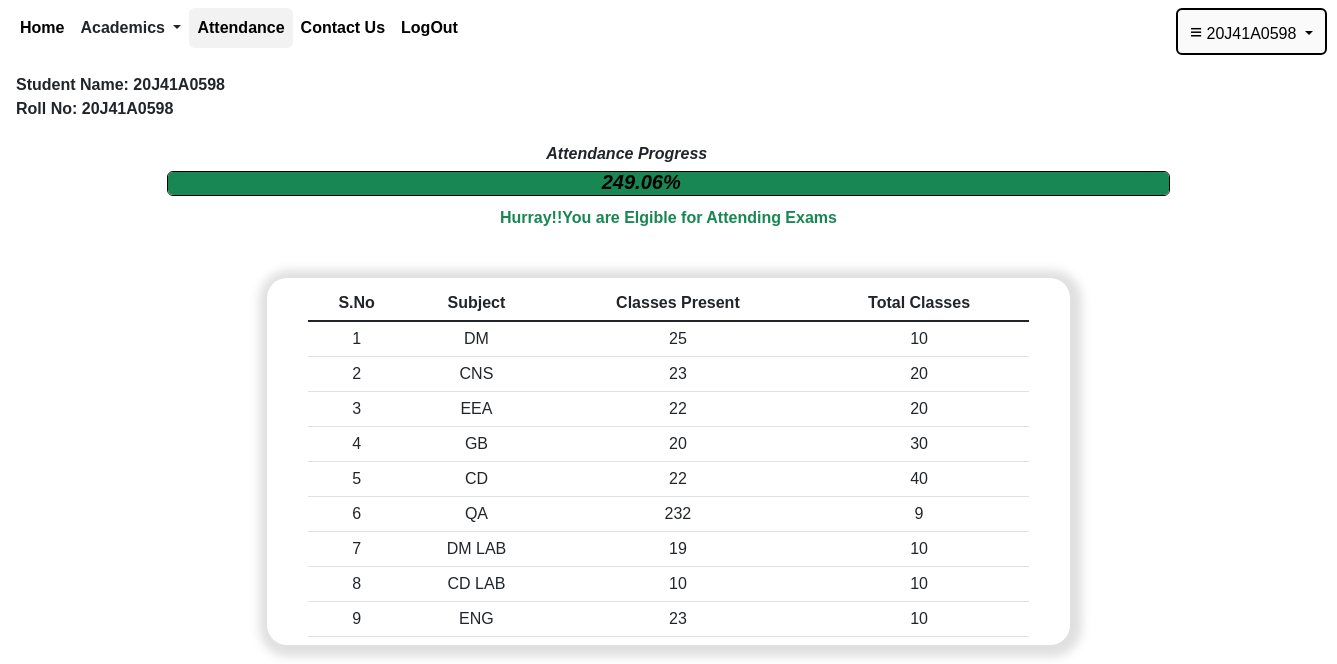
The app's page /attendance (signed in) with its own data.
### user/models.py (models this page shows, shortened)
class Attendance(models.Model):
    username=models.ForeignKey(LoginDetails,on_delete=models.CASCADE)
    DM=models.IntegerField(default=0)
    CNS=models.IntegerField(default=0)
    EEA=models.IntegerField(default=0)
    GB=models.IntegerField(default=0)
    CD=models.IntegerField(default=0)
    QA=models.IntegerField(default=0)
    DM_LAB=models.IntegerField(default=0)
    CD_LAB=models.IntegerField(default=0)
    ENG_LAB=models.IntegerField(default=0)

class TotalAttendance(models.Model):
    Dept=models.CharField(max_length=20,default="",primary_key=True)
    DM_TOTAL=models.IntegerField(default=0)
    CNS_TOTAL=models.IntegerField(default=0)
    EEA_TOTAL=models.IntegerField(default=0)
    GB_TOTAL=models.IntegerField(default=0)
    CD_TOTAL=models.IntegerField(default=0)
    QA_TOTAL=models.IntegerField(default=0)
    DM_LAB_TOTAL=models.IntegerField(default=0)
    CD_LAB_TOTAL=models.IntegerField(default=0)
    ENG_LAB_TOTAL=models.IntegerField(default=0)

### user/views.py (the view)
# urls.py: path('attendance',views.attendance),
def attendance(request):
    uname=request.session.get('uname')
    name=request.session.get('name')
    a=TotalAttendance.objects.get(Dept="CSE")
    b=Attendance.objects.get(username=uname)
    sum1=0.0
    sum2=0.0
    for i in [b.DM,b.CNS,b.EEA,b.GB,b.CD,b.QA,b.DM_LAB,b.CD_LAB,b.ENG_LAB]:
        sum1=sum1+i
    for i in [a.DM_TOTAL,a.CNS_TOTAL,a.EEA_TOTAL,a.GB_TOTAL,a.CD_TOTAL,a.QA_TOTAL,a.DM_LAB_TOTAL,a.CD_LAB_TOTAL,a.ENG_LAB_TOTAL]:
        sum2=sum2+i
    percentage=round((sum1*100)/sum2,2)
    msg=""
    if(percentage>=65 and percentage<75):
        msg="You're Close to 75% Attendance,Come Regular to Improve"
    elif(percentage>=75):
        msg="Hurray!!You are Elgible for Attending Exams"
    elif(percentage<65):
        msg="You are in Dangerzone Come regular to avoid Detention"
    ans=round(percentage,2)
    return render(request,'attendance.html',{'uname':uname,'name':name,'a':a,'b':b,'msg':msg,'percentage':ans,'v1':ans})

### user/templates/attendance.html (shortened to what this page needs)
{% extends 'base.html' %}
{% block content %}
<p style="margin-top:10px; display:inline-block" class=" mx-3">
<strong>
    Student Name: {{name}} <br>
    Roll No: {{uname}}
</strong>
  </p>
<br>
<center>
    <p class="" style="display:inline-block;margin-bottom:5px;font-style:italic;">
        <b>Attendance Progress</b>
      </p>
        <p style="display:inline-block;position:relative;top:30px;right:110px;font-size:20px;color:black;margin:0px;padding:0px;"><i><b>{{percentage}}%</b></i></p>
<div class="progress-stacked" style="width:75%;height:25px;margin-bottom:10px;border: 1px solid black">
    <div class="progress" role="progressbar" aria-label="Segment one" aria-valuenow="33" aria-valuemin="0" aria-valuemax="100" style="width: {{v1}}%;height:25px;">
      {% if v1 < 40 %}
      <div class="progress-bar bg-danger"></div>
      {% elif v1 < 70 %}
      <div class="progress-bar bg-warning"></div>
      {% elif v1 >= 70%}
      <div class="progress-bar bg-success"></div>
      {% endif %}
    </div>
  </div>
  <strong class="text-success">{{msg}}</strong>
  <br>
  <div class="mx-2 my-5 midd cont" style="border-radius:20px;">
<table class="table mx-3 my-2 table-hover tab">
    <thead>
      <tr>
        <th scope="col">S.No</th>
        <th>Subject</th>
        <th>Classes Present</th>
        <th>Total Classes</th>
      </tr>
    </thead>
    <tbody class="table-group-divider">
      <tr>
        <td>1</td>
        <td>DM</td>
        <td>{{b.DM}}</td>
        <td>{{a.DM_TOTAL}}</td>
      </tr>
      <tr>
        <td>2</td>
        <td>CNS</td>
        <td>{{b.CNS}}</td>
        <td>{{a.CNS_TOTAL}}</td>
      </tr>
      <tr>
        <td>3</td>
        <td>EEA</td>
        <td>{{b.EEA}}</td>
        <td>{{a.EEA_TOTAL}}</td>
      </tr>
      <tr>
        <td>4</td>
        <td>GB</td>
        <td>{{b.GB}}</td>
        <td>{{a.GB_TOTAL}}</td>
      </tr>
      <tr>
        <td>5</td>
        <td>CD</td>
        <td>{{b.CD}}</td>
        <td>{{a.CD_TOTAL}}</td>
      </tr>
      <tr>
        <td>6</td>
        <td>QA</td>
        <td>{{b.QA}}</td>
        <td>{{a.QA_TOTAL}}</td>
      </tr>
      <tr>
        <td>7</td>
        <td>DM LAB</td>
        <td>{{b.DM_LAB}}</td>
        <td>{{a.DM_LAB_TOTAL}}</td>
      </tr>
      <tr>
        <td>8</td>
        <td>CD LAB</td>
        <td>{{b.CD_LAB}}</td>
        <td>{{a.CD_LAB_TOTAL}}</td>
      </tr>
      <tr>
        <td>9</td>
        <td>ENG</td>
        <td>{{b.ENG_LAB}}</td>
        <td>{{a.ENG_LAB_TOTAL}}</td>
      </tr>
    </tbody>
  </table>
</div>
</center>
   {% endblock %}

### records on screen
Attendance: DM "25", CNS "23", EEA "22", GB "20", CD "22", QA "232", DM_LAB "19", CD_LAB "10", ENG_LAB "23"
TotalAttendance: DM_TOTAL "10", CNS_TOTAL "20", EEA_TOTAL "20", GB_TOTAL "30", CD_TOTAL "40", QA_TOTAL "9", DM_LAB_TOTAL "10", CD_LAB_TOTAL "10", ENG_LAB_TOTAL "10"

### other values on screen
{{ uname }} "20J41A0598"
{{ name }} "20J41A0598"
{{ percentage }} "249.06"
{{ msg }} "Hurray!!You are Elgible for Attending Exams"
